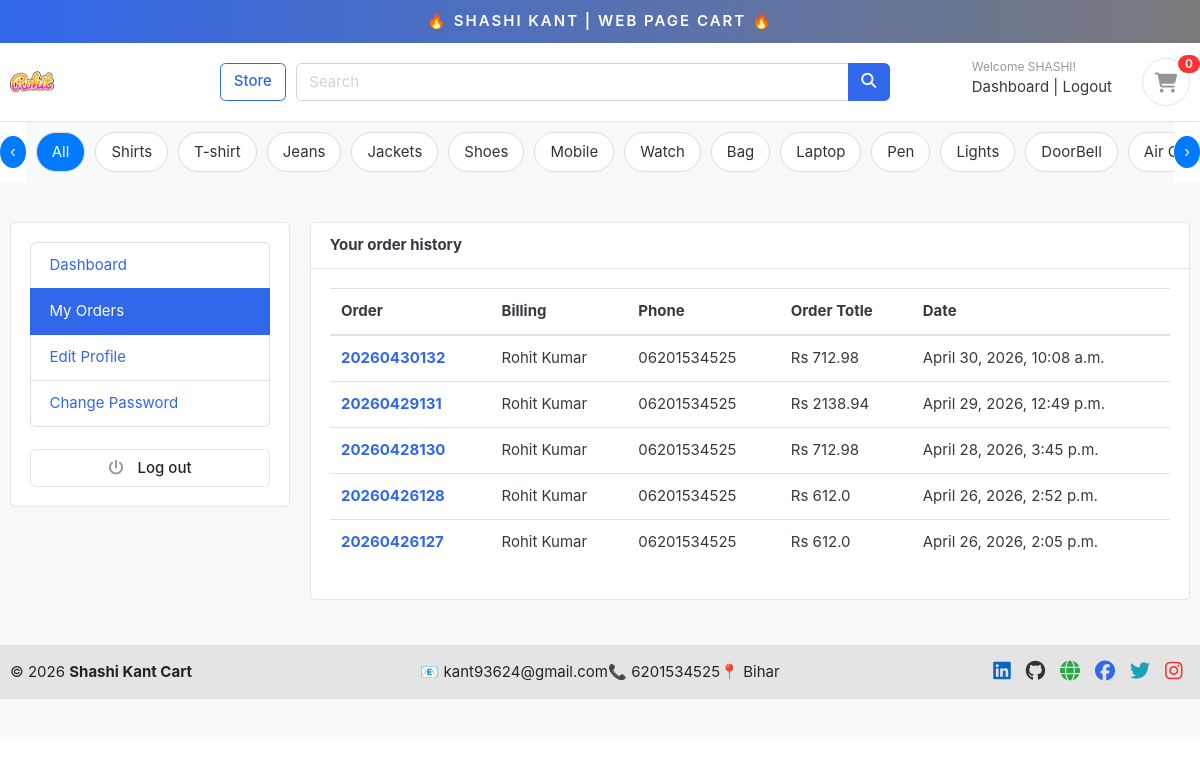
/accounts/my_orders/ (signed in), run on an earlier commit of the app's database.
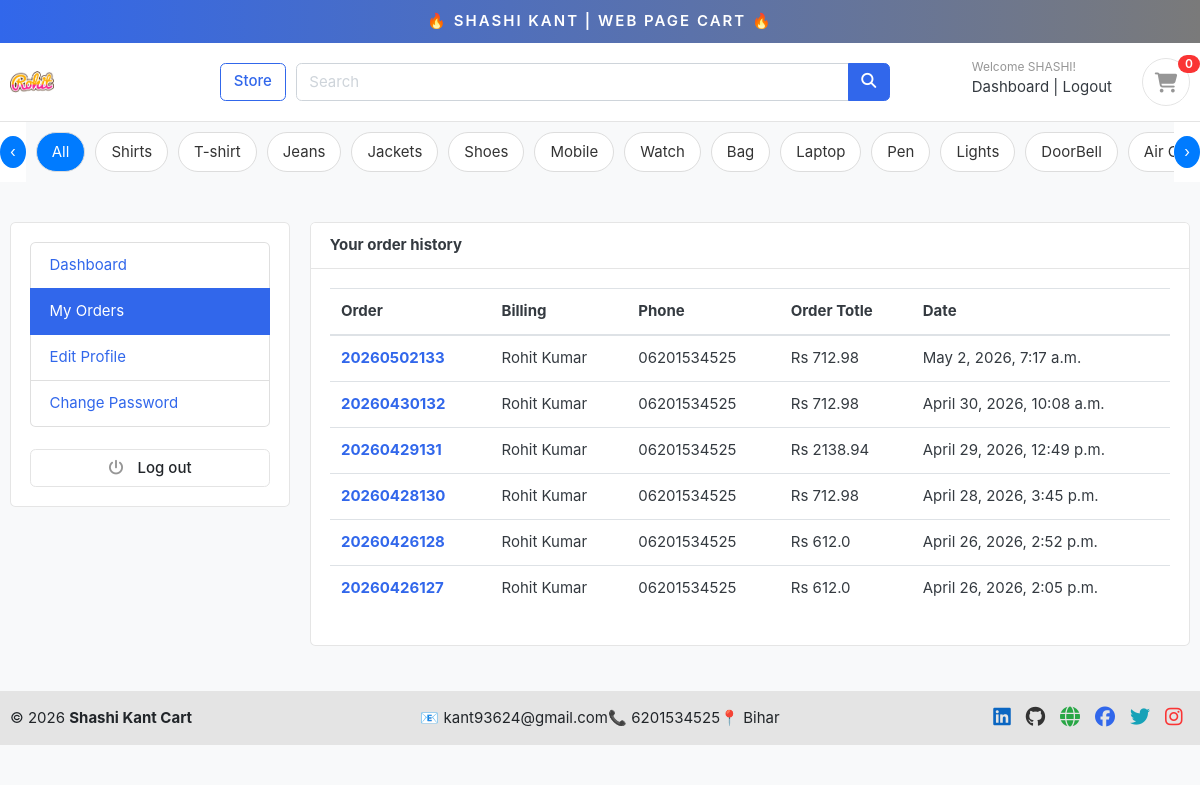
And on a later commit of the database.
### accounts/models.py (models this page shows, shortened)
class Account(AbstractBaseUser):
    first_name = models.CharField(max_length=50)
    last_name = models.CharField(max_length=50)
    username = models.CharField(max_length=50, unique=True)
    email = models.EmailField(max_length=50, unique=True)
    phone_number = models.CharField(max_length=50)
    date_joined = models.DateTimeField(auto_now_add=True)
    last_login = models.DateTimeField(auto_now=True)   # ✅ better
    is_admin = models.BooleanField(default=False)
    is_active = models.BooleanField(default=True)      # ✅ duplicate remove + True
    is_staff = models.BooleanField(default=False)      # ✅ missing field add
    is_superadmin = models.BooleanField(default=False)
    USERNAME_FIELD = "email"
    REQUIRED_FIELDS = ["username", "first_name", "last_name"]   # ✅ spaces fixed
    objects = MyAccounManager()

### category/models.py (models this page shows, shortened)
class Category(models.Model):
    category_name = models.CharField(max_length=100,unique=True)
    slug = models.SlugField(max_length=100, unique=True)
    description = models.TextField(max_length=255,blank=True)
    cat_image = models.ImageField(upload_to='photos/categories', blank=True)
    class Meta:
        verbose_name = 'category'
        verbose_name_plural = 'categories'
    def get_url(self):
            return reverse("products_by_category",args=[self.slug])

### orders/models.py (models this page shows, shortened)
class Order(models.Model):
    STATUS = (
        ('New', 'New'),
        ('Accepted', 'Accepted'),
        ('Completed', 'Completed'),
        ('Cancelled', 'Cancelled'),
    )
    user = models.ForeignKey(Account, on_delete=models.SET_NULL, null=True)
    payment = models.ForeignKey(Payment, on_delete=models.SET_NULL, blank=True, null=True)
    order_number = models.CharField(max_length=20)
    first_name = models.CharField(max_length=50)
    last_name = models.CharField(max_length=50)
    phone = models.CharField(max_length=15)
    email = models.EmailField(max_length=50)
    address_line_1 = models.CharField(max_length=50)
    address_line_2 = models.CharField(max_length=50, blank=True)
    country = models.CharField(max_length=50)
    state = models.CharField(max_length=50)
    city = models.CharField(max_length=50)
    order_note = models.CharField(max_length=100, blank=True)
    order_total = models.FloatField()
    tax = models.FloatField()
    status = models.CharField(max_length=10, choices=STATUS, default='New')
    ip = models.CharField(blank=True, max_length=20)
    is_ordered = models.BooleanField(default=False)
    created_at = models.DateTimeField(auto_now_add=True)
    updated_at = models.DateTimeField(auto_now=True)
    def full_name(self):
        return f'{self.first_name} {self.last_name}'

### accounts/views.py (the view)
# urls.py: path('my_orders/', views.my_orders, name='my_orders'),
@login_required(login_url='login')
def my_orders(request):
    orders = Order.objects.filter(user=request.user, is_ordered=True).order_by('-created_at')
    context = {
        'orders': orders,
    }
    return render(request, 'accounts/my_orders.html', context)

### carts/context_processors.py (called while the page is built)
def counter(request):
    cart_count = 0
    if 'admin' in request.path:
        return {}
    else:
        try:
            cart = Cart.objects.filter(cart_id=_cart_id(request))
            if request.user.is_authenticated:
                cart_items = CartItem.objects.all().filter(user=request.user)
            else:
                cart_items = CartItem.objects.all().filter(cart=cart[:1])
            for cart_item in cart_items:
                cart_count += cart_item.quantity
        except Cart.DoesNotExist:
            cart_count = 0
    return dict(cart_count=cart_count)

### carts/views.py (called while the page is built)
def _cart_id(request):
    if not request.session.session_key:
        request.session.create()
    return request.session.session_key

### category/context_processors.py (called while the page is built)
def menu_links(request):
    links = Category.objects.all()
    return dict(links=links)

### templates/accounts/my_orders.html (shortened to what this page needs)
{% extends 'base.html' %}
{% block content %}
<section class="section-content padding-y bg">
    <div class="container">
        <div class="row">
       {% include 'includes/dashboard_sidebar.html' %}
        <main class="col-md-9">
        <div class="card">
        <div class="card-header">
        <strong>Your order history </strong>
        </div>
        <div class="card-body">
        <div class="row">
            <div class="col-md-12">
                <table class="table">
                    <thead>
                      <tr>
                        <th scope="col">Order</th>
                        <th scope="col">Billing</th>
                        <th scope="col">Phone</th>
                        <th scope="col">Order Totle</th>
                        <th scope="col">Date</th>
                      </tr>
                    </thead>
                    <tbody>
                        {% for order in orders %}
                      <tr>
                        <th scope="row"><a href="{% url 'order_detail' order.order_number %}">{{order.order_number}}</a></th>
                        <td>{{order.full_name}}</td>
                        <td>{{order.phone}}</td>
                        <td>Rs {{order.order_total}}</td>
                        <td>{{order.created_at}}</td>
                      </tr>
                      {% endfor %}
                    </tbody>
                  </table>
            </div>
        </div>
        </div>
        </div>
        </div>
        </div>
{% endblock %}

### templates/base.html (shortened to what this page needs)
{% load static %}
<!DOCTYPE HTML>
<html lang="en">
<head>
<link href="{% static 'css/bootstrap.css' %}" rel="stylesheet" type="text/css"/>
<link href="{% static 'fonts/fontawesome/css/all.min.css' %}" type="text/css" rel="stylesheet">
<link href="{% static 'css/ui.css' %}" rel="stylesheet" type="text/css"/>
<link href="{% static 'css/responsive.css' %}" rel="stylesheet" />
<link href="{% static 'css/ui.css' %}" rel="stylesheet" type="text/css"/>
<link href="{% static 'css/custom.css' %}" rel="stylesheet" />
</head>
<body>
    {% include 'includes/navbar.html' %}
    {% block content %}
    {% endblock %}
    {% include 'includes/footer.html' %}

### templates/includes/navbar.html (shortened to what this page needs)
{% load static %}
<div class="container-fluid" style="text-align:center;background-image: linear-gradient(to right, #3167EB , #7A7A7A);padding:10px;font-weight: 600;position:sticky;top:0;z-index:999;">
<a href="#" style="color: white;text-transform: uppercase;letter-spacing: 2px;"><span>&#x1F525</span> Shashi Kant  | Web Page Cart <span>&#x1F525</span></a>
</div>
<header class="section-header">
<section class="header-main border-bottom">
  <div class="container">
<div class="row align-items-center">
  <div class="col-lg-2 col-md-3 col-6">
    <a href="{% url 'home' %}" class="brand-wrap">
      <img class="logo" src="{% static 'images/items/102.jpg' %}">
    </a>
  </div>
  <a href="{% url 'store' %}" class="btn btn-outline-primary">Store</a>
  <div class="col-lg  col-md-6 col-sm-12 col">
    <form action="{% url 'search' %}" class="search" method='GET'>
      <div class="input-group w-100">
          <input type="text" class="form-control" style="width:60%;" placeholder="Search" name="keyword" required>
          <div class="input-group-append">
            <button class="btn btn-primary" type="submit">
              <i class="fa fa-search"></i>
            </button>
          </div>
        </div>
    </form>
  </div>
  <div class="col-lg-3 col-sm-6 col-8 order-2 order-lg-3">
        <div class="d-flex justify-content-end mb-3 mb-lg-0">
          {% if user.id is None %}
          <div class="widget-header">
            <small class="title text-muted">Welcome guest!</small>
            <div>
              <a href="{% url 'login' %}">Sign in</a> <span class="dark-transp"> | </span>
              <a href="{% url 'register' %}"> Register</a>
            </div>
          </div>
          {% else %}
          <div class="widget-header">
            <small class="title text-muted">Welcome {{user.first_name}}!</small>
            <div>
              <a href="{% url 'dashboard' %}">Dashboard</a> <span class="dark-transp"> | </span>
              <a href="{% url 'logout' %}"> Logout</a>
            </div>
          </div>
          {% endif %}
          <a href="{% url 'cart' %}" class="widget-header pl-3 ml-3">
            <div class="icon icon-sm rounded-circle border"><i class="fa fa-shopping-cart"></i></div>
            <span class="badge badge-pill badge-danger notify">{{cart_count}}</span>
          </a>
        </div>
      </div>
</div>
  </div>
</section>
<div class="cat-wrapper">
    <button class="scroll-btn left" onclick="scrollCat(-200)">‹</button>
    <div class="category-bar" id="catBar">
        <a href="{% url 'store' %}" class="cat-item active">All</a>
        {% for category in links %}
            <a href="{{ category.get_url }}" class="cat-item">
                {{ category.category_name }}
            </a>
        {% endfor %}
    </div>
    <button class="scroll-btn right" onclick="scrollCat(200)">›</button>
</div>
</header>

### templates/includes/dashboard_sidebar.html
<aside class="col-md-3">
    <div class="card">
    <div class="card-body">
    <ul class="list-group">
        <a class="list-group-item {% if '/accounts/' == request.path %}active{% endif %}" href="{% url 'dashboard' %}"> Dashboard </a>
        <a class="list-group-item {% if '/my_orders/' in request.path %}active{% endif %}" href="{% url 'my_orders' %}"> My Orders </a>
        <a class="list-group-item {% if '/edit_profile/' in request.path %}active{% endif %}" href="{% url 'edit_profile' %}"> Edit Profile </a>
        <a class="list-group-item {% if '/change_password/' in request.path %}active{% endif %}" href="{% url 'change_password' %}"> Change Password </a>
    </ul>
    <br>
    <a href="{% url 'logout' %}" class="btn btn-light btn-block">
        <i class="fa fa-power-off"></i>
        <span class="text">Log out</span>
    </a>
    </div>
    </div>
    </aside>

### templates/includes/footer.html (shortened to what this page needs)
<link rel="stylesheet" href="https://cdnjs.cloudflare.com/ajax/libs/font-awesome/6.5.1/css/all.min.css">
<footer class="mt-5 border-top bg-light">
    <div class="container py-3">
        <div class="row align-items-center text-center text-md-left">
            <div class="col-md-3 mb-2 mb-md-0">
                <p class="mb-0 text-dark">
                    © 2026 <strong>Shashi Kant Cart</strong>
                </p>
            </div>
            <div class="col-md-6 mb-2 mb-md-0 d-flex justify-content-center gap-4 flex-wrap">
                <span class="text-dark">📧 kant93624@gmail.com</span>
                <span class="text-dark">📞 6201534525</span>
                <span class="text-dark">📍 Bihar</span>
            </div>
            <div class="col-md-3 d-flex justify-content-md-end justify-content-center flex-wrap">
                <a href="https://www.linkedin.com/in/your-profile" target="_blank">
                    <i class="fab fa-linkedin mx-2" style="font-size:20px; color:#0A66C2;"></i>
                </a>
                <a href="https://github.com/your-username" target="_blank">
                    <i class="fab fa-github mx-2" style="font-size:20px; color:#333;"></i>
                </a>
                <a href="https://yourwebsite.com" target="_blank">
                    <i class="fas fa-globe mx-2" style="font-size:20px; color:#28a745;"></i>
                </a>
                <a href="#" target="_blank">
                    <i class="fab fa-facebook mx-2 text-primary" style="font-size:20px;"></i>
                </a>
                <a href="#" target="_blank">
                    <i class="fab fa-twitter mx-2 text-info" style="font-size:20px;"></i>
                </a>
                <a href="#" target="_blank">
                    <i class="fab fa-instagram mx-2 text-danger" style="font-size:20px;"></i>
                </a>
            </div>
        </div>
    </div>
</footer>
</body>
</html>

### ecommerce2/static/css/ui.css (style rules this page uses)
html { font-family: "Inter", sans-serif; font-size: 15px; }
.icon-xs, .icon-sm, .icon-md, .icon-lg { display: inline-block; text-align: center; flex-shrink: 0; flex-grow: 0; }
.icon-sm { width: 48px; height: 48px; line-height: 48px !important; font-size: 20px; }
.padding-y { padding-top: 40px; padding-bottom: 40px; }
.bg { background-color: #f8f9fa; }
p:last-child { margin-bottom: 0; }
.header-main { position: relative; padding-top: 1rem; padding-bottom: 1rem; }
.brand-wrap .logo, .navbar-brand .logo { margin-right: 7px; max-height: 42px; display: inline-block; }
.widget-header { display: inline-block; vertical-align: middle; position: relative; }
.widget-header a { color: #343a40; }
.widget-header i { color: #969696; }
.widget-header .title { display: block; }
.widget-header .notify { position: absolute; top: -3px; right: -10px; }
.btn-light { background-color: #fff; border-color: #e4e4e4; }
.btn-light i { color: #969696; }
.btn i + .text { margin-left: 10px; }
.notify { position: absolute; top: -4px; right: -10px; display: inline-block; padding: 0.25em 0.6em; font-size: 12px; line-height: 1; text-align: center; border-radius: 3rem; color: #fff; background-color: #fa3434; }

### templates/includes/navbar.html (style rules this page uses)
.cat-wrapper { display: flex; align-items: center; overflow: hidden; }
.category-bar { display: flex; gap: 10px; padding: 10px; background: #f8f9fa; overflow-x: auto; white-space: nowrap; scroll-behavior: smooth; flex: 1; }
.category-bar { -ms-overflow-style: none; scrollbar-width: none; }
.cat-item { flex: 0 0 auto; text-decoration: none; background: #fff; padding: 8px 15px; border-radius: 20px; border: 1px solid #ddd; color: #333; transition: 0.3s; }
.cat-item.active { background: #007bff; color: #fff; }
.scroll-btn { border: none; background: #007bff; color: white; padding: 5px 10px; cursor: pointer; border-radius: 50%; }

What changed in the data, as far as the page shows it:
added Order: order_number "20260502133", full_name "Rohit Kumar", phone "06201534525", order_total "712.98", created_at "May 2, 2026, 7:17 a.m."
